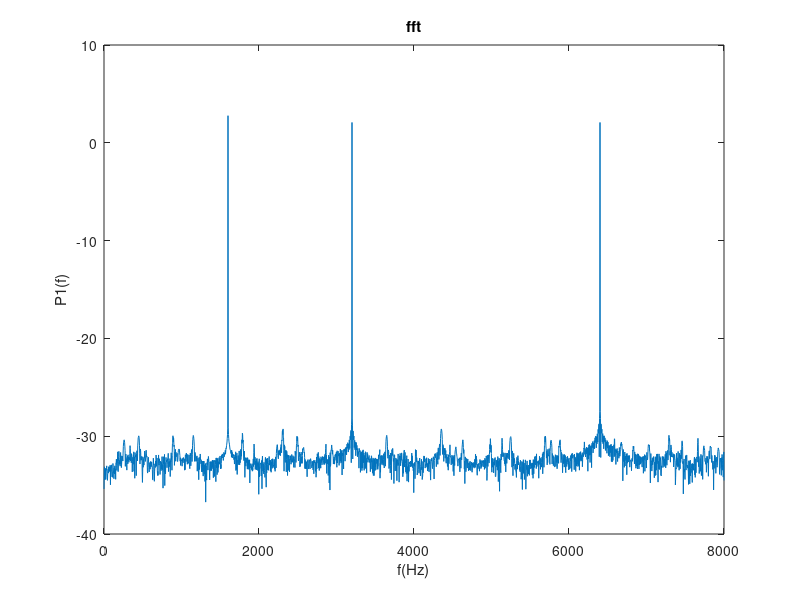

Reproduce this figure in MATLAB.
%Abtastfrequenz 16000 Hz
fa=16000;
Ta=1/fa;
L= 5000;
t=[0:Ta:5-Ta]; %Zeitachse 5 Sekunden
Amax=1.0; %Spitzenamplitude
Bmax=0.5;
Cmax=0.5;
X= Amax*sin(2*pi*100*t) + Bmax*sin(2*pi*200*t+pi/2) + Cmax*sin(2*pi*400*t+pi);
Y= fft(X);
P2= abs(Y/L);
P1= P2(1:L/2+1);
P1(2:end-1)= 2*P1(2:end-1);
P1=log(P1);
f= fa*(0:(L/2))/L;
plot(f,P1)
title ('fft')
xlabel('f(Hz)')
ylabel('P1(f)')